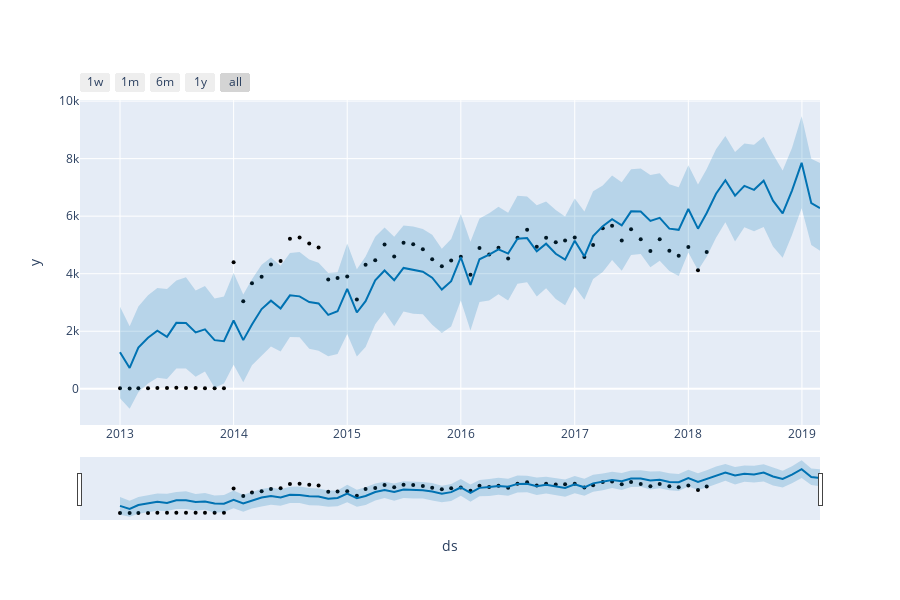

The code cell stored with this chart in its notebook:
### Code cell
plot_plotly(model_prophet_full, forecast_prophet)
